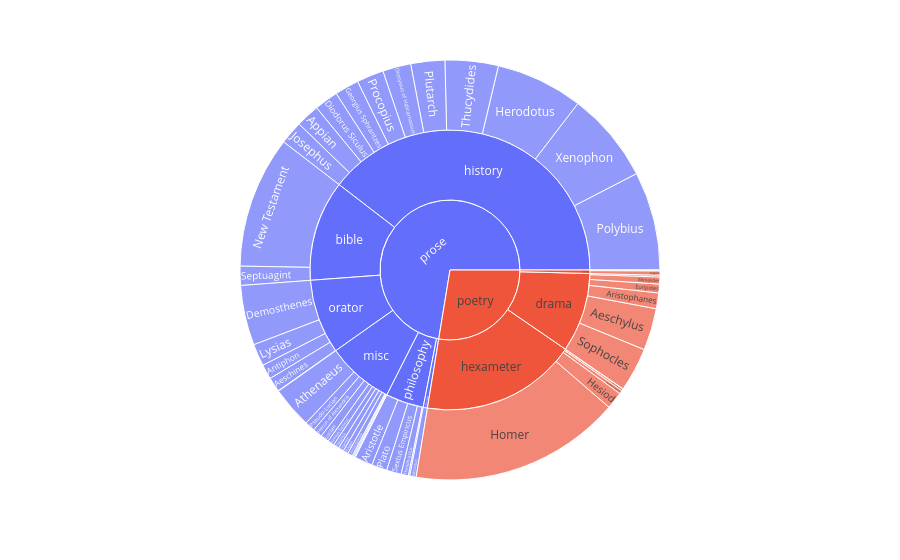

Write notebook code for a chart like this one.
### Code cell
import plotly.express as px


fig = px.sunburst(df, path=['prose/poetry','genre', 'textgroup'], values='words')
#fig = px.sunburst(df, path=['prose/poetry','genre', 'textgroup'])
fig.show()
fig.write_html('tbburst.html')

### Figure 1 — Plotly figure (JSON) as saved in the notebook; plotly's stock layout.template omitted (floating-point values rounded to 4 significant figures)
{"data": [{"branchvalues": "total", "domain": {"x": [0, 1], "y": [0, 1]}, "hovertemplate": "labels=%{label}<br>words=%{value}<br>parent=%{parent}<br>id=%{id}<extra></extra>", "ids": ["prose/misc/Aeneas Tacticus", "prose/orator/Aeschines", "poetry/drama/Aeschylus", "prose/misc/Aesop", "prose/orator/Antiphon", "prose/history/Appian", "poetry/drama/Aristophanes", "prose/philosophy/Aristotle", "prose/misc/Athenaeus", "poetry/hexameter/Batrachomyomachia", "prose/misc/Chariton", "prose/misc/Chionis Epistulae", "prose/misc/Corpus Hippocraticum", "prose/orator/Demosthenes", "prose/history/Diodorus Siculus", "prose/history/Dionysius of Halicarnassus", "prose/philosopy/Epictetus", "prose/philosophy/Epicurus", "poetry/drama/Euripides", "poetry/drama/Ezechiel the Tragic Poet", "prose/history/Georgius Sphrantzes", "prose/history/Herodotus", "prose/misc/Heron of Alexandria", "poetry/hexameter/Hesiod", "poetry/hexameter/Homer", "poetry/hexameter/Homeric Hymns", "prose/orator/Isocrates", "prose/history/Josephus", "prose/misc/Julian the Apostate", "prose/misc/Longus", "prose/misc/Lucian", "prose/orator/Lysias", "poetry/drama/Menander", "poetry/lyreleg/Mimnermus", "prose/bible/New Testament", "prose/misc/Paeanius", "prose/misc/Phlegon", "prose/philosophy/Plato", "prose/history/Plutarch", "prose/history/Polybius", "prose/history/Procopius", "prose/misc/Pseudo-Lucian", "poetry/lyreleg/Sappho", "poetry/lyreleg/Semonides", "prose/bible/Septuagint", "prose/philosophy/Sextus Empiricus", "poetry/drama/Sophocles", "poetry/hexameter/Theocritus", "prose/philosophy/Theophrastus", "prose/history/Thucydides", "prose/history/Xenophon", "prose/bible", "poetry/drama", "poetry/hexameter", "prose/history", "poetry/lyreleg", "prose/misc", "prose/orator", "prose/philosophy", "prose/philosopy", "poetry", "prose"], "labels": ["Aeneas Tacticus", "Aeschines", "Aeschylus", "Aesop", "Antiphon", "Appian", "Aristophanes", "Aristotle", "Athenaeus", "Batrachomyomachia", "Chariton", "Chionis Epistulae", "Corpus Hippocraticum", "Demosthenes", "Diodorus Siculus", "Dionysius of Halicarnassus", "Epictetus", "Epicurus", "Euripides", "Ezechiel the Tragic Poet", "Georgius Sphrantzes", "Herodotus", "Heron of Alexandria", "Hesiod", "Homer", "Homeric Hymns", "Isocrates", "Josephus", "Julian the Apostate", "Longus", "Lucian", "Lysias", "Menander", "Mimnermus", "New Testament", "Paeanius", "Phlegon", "Plato", "Plutarch", "Polybius", "Procopius", "Pseudo-Lucian", "Sappho", "Semonides", "Septuagint", "Sextus Empiricus", "Sophocles", "Theocritus", "Theophrastus", "Thucydides", "Xenophon", "bible", "drama", "hexameter", "history", "lyreleg", "misc", "orator", "philosophy", "philosopy", "poetry", "prose"], "name": "", "parents": ["prose/misc", "prose/orator", "poetry/drama", "prose/misc", "prose/orator", "prose/history", "poetry/drama", "prose/philosophy", "prose/misc", "poetry/hexameter", "prose/misc", "prose/misc", "prose/misc", "prose/orator", "prose/history", "prose/history", "prose/philosopy", "prose/philosophy", "poetry/drama", "poetry/drama", "prose/history", "prose/history", "prose/misc", "poetry/hexameter", "poetry/hexameter", "poetry/hexameter", "prose/orator", "prose/history", "prose/misc", "prose/misc", "prose/misc", "prose/orator", "poetry/drama", "poetry/lyreleg", "prose/bible", "prose/misc", "prose/misc", "prose/philosophy", "prose/history", "prose/history", "prose/history", "prose/misc", "poetry/lyreleg", "poetry/lyreleg", "prose/bible", "prose/philosophy", "poetry/drama", "poetry/hexameter", "prose/philosophy", "prose/history", "prose/history", "prose", "poetry", "poetry", "prose", "poetry", "prose", "prose", "prose", "prose", "", ""], "type": "sunburst", "values": [6478, 14239, 41046, 1290, 14489, 23012, 15427, 17632, 40639, 1920, 5290, 4900, 24, 58659, 23371, 27617, 6267, 1360, 8572, 1646, 23640, 85348, 9278, 16740, 206454, 3407, 423, 22745, 1255, 582, 8269, 21631, 6901, 181, 128880, 5654, 5004, 15148, 33267, 96435, 26416, 9917, 4204, 660, 18727, 14386, 42969, 263, 7104, 52005, 88735, 147607, 116561, 228784, 502591, 5045, 98580, 109441, 55630, 6267, 350390, 920116]}], "layout": {"legend": {"tracegroupgap": 0}, "margin": {"t": 60}}}
